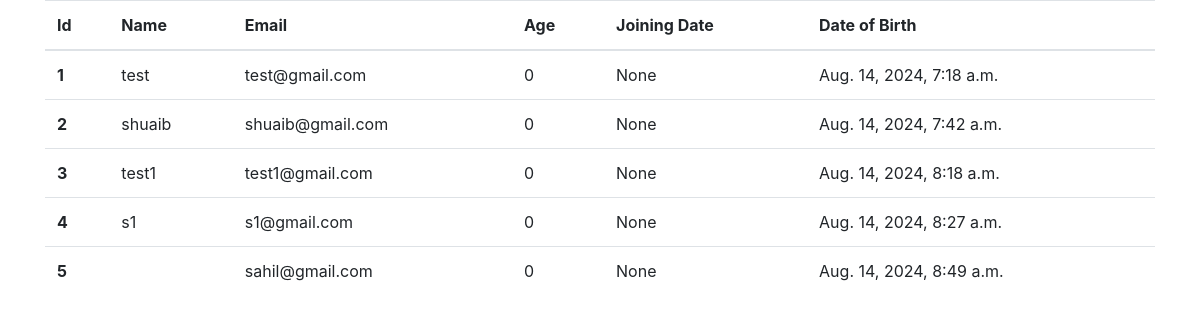
/student_dashboard (signed in), run on the app's committed database.
### student_app/models.py (models this page shows)
class Student(AbstractBaseUser , PermissionsMixin):
    student_types_choices = (('junior', 'junior') ,
                    ('senior' , 'senior') ,
                    ('staff' , 'staff') ,
                    ('worker' , 'worker')
                    )
    email = models.EmailField( unique=True) # we can validate emails formats
    username = models.CharField(max_length= 255, blank=False , null=False)
    student_class = models.IntegerField(null=True , blank=True) # we can use choices
    student_type = models.CharField(choices=student_types_choices , max_length = 100 , default='junior')
    joining_date = models.DateTimeField(null=True , blank=True) # assuming user will select
    date_of_birth = models.DateTimeField(auto_now_add=True)
    objects = CustomUserManager()
    USERNAME_FIELD = 'email'
    REQUIRED_FIELDS = []
    @property
    def age(self):
        print(datetime.datetime.year , self.date_of_birth.year )
        today = datetime.date.today()
        return today.year  - self.date_of_birth.year - (( today.month , today.day ) < (self.date_of_birth.month , self.date_of_birth.day))

### student_app/views.py (the view)
# urls.py: path('student_dashboard' , student_dashboard_view , name='student_dashboard' ),
def student_dashboard_view(request):
    if request.user.is_authenticated:
        objs = Student.objects.all()
        return render(request , 'student_dashboard.html' , {'objs' : objs})
    return render(request , 'login_page.html' , {'msg' : 'please login first to see student data'})

### student_app/authentication.py (called while the page is built)
    def get_user(self , user_id):
        try:
            return User.objects.get(pk=user_id)
        except User.DoesNotExist:
            return None

### student_app/templates/student_dashboard.html (shortened to what this page needs)
<!doctype html>
<html lang="en">
  <head>
    <link rel="stylesheet" href="https://cdn.jsdelivr.net/npm/bootstrap@4.4.1/dist/css/bootstrap.min.css">
  </head>
  <body>
    <div class="container">
        <table class="table">
            <thead>
              <tr>
                <th scope="col">Id</th>
                <th scope="col">Name</th>
                <th scope="col">Email</th>
                <th scope="col">Age</th>
                <th scope="col">Joining Date</th>
                <th scope="col">Date of Birth</th>
              </tr>
            </thead>
            <tbody>
                {% for student in objs %}
              <tr>
                <th scope="row">{{student.id}}</th>
                <td>{{student.username}}</td>
                <td>{{student.email}}</td>
                <td>{{student.age}}</td>
                <td>{{student.joining_date}}</td>
                <td>{{student.date_of_birth}}</td>
              </tr>
                {% endfor %}
            </tbody>
          </table>
    </div>
  </body>
</html>

### data on the page
Student: id "1", username "test", email "test@gmail.com", age "0", joining_date "None", date_of_birth "Aug. 14, 2024, 7:18 a.m."
Student: id "2", username "shuaib", email "shuaib@gmail.com", age "0", joining_date "None", date_of_birth "Aug. 14, 2024, 7:42 a.m."
Student: id "3", username "test1", email "test1@gmail.com", age "0", joining_date "None", date_of_birth "Aug. 14, 2024, 8:18 a.m."
Student: id "4", username "s1", email "s1@gmail.com", age "0", joining_date "None", date_of_birth "Aug. 14, 2024, 8:27 a.m."
Student: id "5", email "sahil@gmail.com", age "0", joining_date "None", date_of_birth "Aug. 14, 2024, 8:49 a.m."
